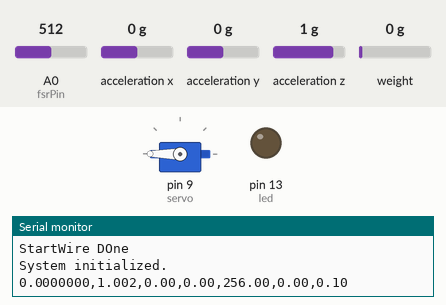
Simulated run of this sketch. Board: Arduino Uno, built with avr-gcc and run on an emulated ATmega328P. Shown: servo, output pins drawn as LEDs (lit = HIGH), the last lines printed to the serial monitor. Wiring (inferred from the names in the program): ADXL345 accelerometer at I2C address 0x53. Inputs (shaded band) come from the test bench; at power-on: weight on the scale 0 g, A0 (fsrPin) = 512, acceleration x 0 g, acceleration y 0 g, acceleration z 1 g.

Above: at 2.2 s.
2.3 s: weight on the scale set to 94 g
5.4 s: weight on the scale set to 109 g
At 7.4 s:
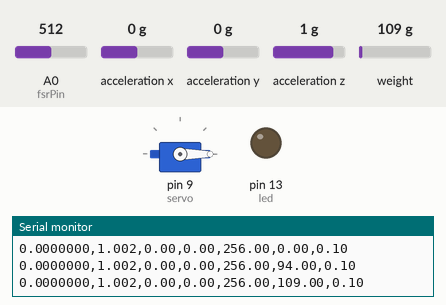
11.8 s: weight on the scale set to 100 g
At 14.5 s:
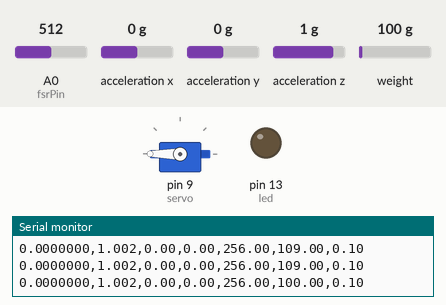
15.6 s: weight on the scale set to 1250 g
At 16.6 s:
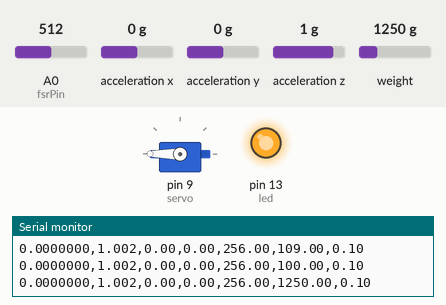
Timing chart, 0 to 23.0 s (numbered marks = the images above; inputs shaded):
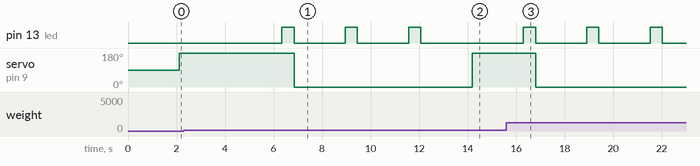

The sketch:

Arduino2.ino
```cpp
#include <Arduino.h>
#include <Wire.h>
#include "HX711.h"
#include <Servo.h>

Servo servo;

// HX711 Pins
const int LOADCELL_DOUT_PIN = 2;
const int LOADCELL_SCK_PIN = 3;

// HX711 Object
HX711 scale;

// FSR Constants
const int fsrPin = A0;          // FSR is connected to Analog pin A0
const float resistor = 10000.0; // Resistor in voltage divider circuit (ohms)
const float materialModulus = 193000000000.0; // Modulus of elasticity (Pa) for stainless steel
const float crossSectionArea = 0.0025; // Cross-sectional area of material (m^2)0.00010012294

// LED/Buzzer Pin
const int led = 13;

// Accelerometer Constants
const int ADXL345_ADDR = 0x53;  // I2C address of ADXL345
int16_t accX, accY, accZ;       // Raw accelerometer values
float x_avg, y_avg, z_avg;      // Averaged accelerometer values
int32_t x_sum, y_sum, z_sum;    // Summation for averaging
#define NUM_SAMPLES 10          // Number of samples for averaging

// Force Calculation Function for FSR
float calculateForceFromResistance(float resistance) {
  float k = 10000.0; // Calibration constant
  float intermediate= k / resistance; // Force calculation based on resistance
  return intermediate;
}

void setup() {
  // Serial setup
  Serial.begin(57600);
  Serial.println("Begin");

  // HX711 Setup
  Serial.println("Initializing HX711 scale...");
  scale.begin(LOADCELL_DOUT_PIN, LOADCELL_SCK_PIN);
  scale.set_scale(-104.653465); // Set calibration scale //-104.653465
  scale.tare();                // Reset scale to 0
  Serial.println("LoadCell Done");

  // Accelerometer Setup
  Serial.println("StartWire");
  Wire.begin();
  Wire.beginTransmission(ADXL345_ADDR);
  Wire.write(0x2D);            // Power control register
  Wire.write(0x08);            // Set to measurement mode
  Wire.endTransmission();
  Serial.println("StartWire DOne");

  // Configure LED/Buzzer as output
  pinMode(led, OUTPUT);
  digitalWrite(led, LOW); // Ensure it's initially off

  servo.attach(9);

  Serial.println("System initialized.");
}

void loop() {
  // HX711: Get weight
  float weight = scale.get_units(10); // Average over 10 readings

  // FSR: Get force, stress, and strain
  int fsrReading = analogRead(fsrPin);
  float fsrVoltage = (fsrReading / 1023.0) * 5.0;
  float fsrResistance = (5.0 - fsrVoltage) * resistor / fsrVoltage;
  float force = calculateForceFromResistance(fsrResistance);
  float stress = force;
  double strain = stress / materialModulus;
  double fsrmass = force / 9.8;

  // Accelerometer: Get averaged readings
  x_sum = y_sum = z_sum = 0;
  for (int i = 0; i < NUM_SAMPLES; i++) {
    // Request accelerometer data
    Wire.beginTransmission(ADXL345_ADDR);
    Wire.write(0x32); // Starting register for accelerometer data
    Wire.endTransmission(false);
    Wire.requestFrom(ADXL345_ADDR, 6, true);

    // Read accelerometer values
    accX = (Wire.read() | (Wire.read() << 8));
    accY = (Wire.read() | (Wire.read() << 8));
    accZ = (Wire.read() | (Wire.read() << 8));

    // Add to sums
    x_sum += accX;
    y_sum += accY;
    z_sum += accZ;

    delay(10); // Short delay between samples
  }

  // Calculate averages
  x_avg = x_sum / (float)NUM_SAMPLES;
  y_avg = y_sum / (float)NUM_SAMPLES;
  z_avg = z_sum / (float)NUM_SAMPLES;

  // Print output: strain, stress, x, y, z, weight
  //Serial.print("Strain:");
  Serial.print(strain * 1000, 7); // Convert strain to millistrain//
  Serial.print(",");
  //Serial.print("stress");
  Serial.print(stress, 3); // Stress in Pa
  Serial.print(",");
  //Serial.print("x_avg");
  Serial.print(x_avg, 2); // X-axis accelerometer reading
  Serial.print(",");
  //Serial.print("y_avg");
  Serial.print(y_avg, 2); // Y-axis accelerometer reading
  Serial.print(",");
  //Serial.print("z_avg");
  Serial.print(z_avg, 2); // Z-axis accelerometer reading
  Serial.print(",");
  Serial.print(weight);
  Serial.print(",");
  Serial.println(fsrmass, 2);

  // LED/Buzzer Logic
  if (weight > 100) {
    digitalWrite(led, HIGH);
    delay(500);
    digitalWrite(led, LOW);
    servo.write(0);
  } else {
    servo.write(180);
    digitalWrite(led, LOW);  // Turn off LED/Buzzer if weight <= 100
  }

  delay(1000); // Wait 1 second before next reading
}
```

Measured:
- the behaviour switches between 100 and 101 g on weight on the scale (found by bisection; images 0 and 1)
- after the input at 5.4 s, pin 13 (led): alternates HIGH for 0.50 s and LOW for 2.1 s, starting after 0.94 s; servo on pin 9 (servo): 180° → 0° after 1.4 s
- after the input at 11.8 s, pin 13 (led): goes on until 12.1 s, then stays LOW; servo on pin 9 (servo): 0° → 180° after 2.4 s
- after the input at 15.6 s, pin 13 (led): alternates HIGH for 0.50 s and LOW for 2.1 s, starting after 0.70 s; servo on pin 9 (servo): 180° → 0° after 1.2 s
